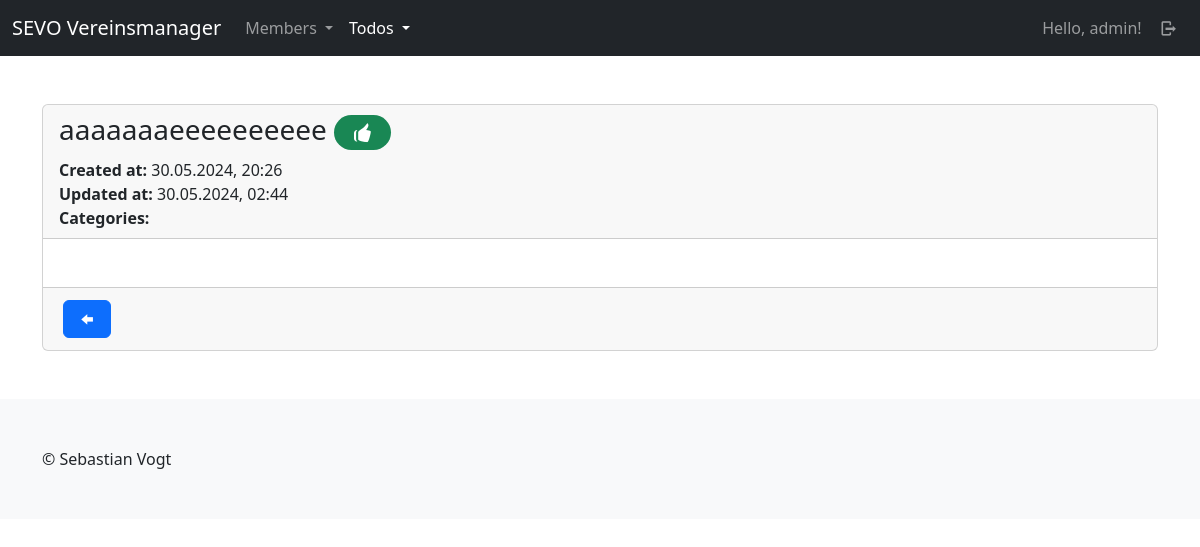
/tds/todo/detail/21 (signed in), run on an earlier commit of the app's database.
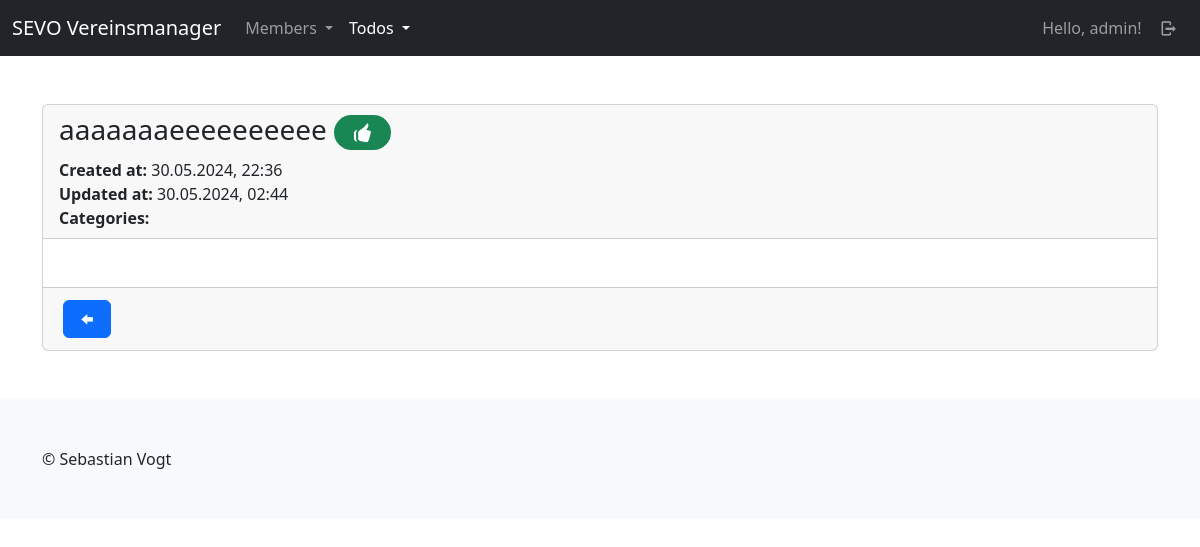
And on a later commit of the database.
### todos/models.py (models this page shows, shortened)
class Todo(models.Model):
    user = models.ForeignKey(User, on_delete=models.CASCADE)
    title = models.CharField(max_length=255)
    content = tinymce_models.HTMLField()
    categories = models.ManyToManyField(Category, blank=True)
    done = models.BooleanField(default=False)
    done_by = models.ForeignKey(User, null=True, blank=True, on_delete=models.SET_NULL, related_name="doneuser")
    created_at = models.DateTimeField(auto_now=True)
    updated_at = models.DateTimeField(auto_now_add=True)
    def get_categories_str(self):
        categories = self.categories.all()
        categories_list = [category.title for category in categories]
        return ", ".join(categories_list)
    class Meta:
        ordering = ["-updated_at"]

### todos/views/todos.py (the view)
# urls.py: path("todo/detail/<int:id>", todos.detail, name="todos-todo-detail"),
@login_required(login_url="sevo-auth-login")
def detail(request, id):
    todo = get_object_or_404(models.Todo, id=id)
    return render(request, "todos/todo/detail.html", {
        "title": _("Todo detail") + f" #{todo.id}",
        "todo": todo
    })

### todos/templates/todos/todo/detail.html (shortened to what this page needs)
{% extends "base_main.html" %}
{% load i18n %}
{% block main %}
    <div class="card">
        <div class="card-header">
            <h3>{{ todo.title }}
                <span class="badge rounded-pill {% if todo.done %}text-bg-success{% else %}text-bg-warning{% endif %}">
                    {% if todo.done %}
                        <i class="demo-icon icon-thumbs-up"></i>
                    {% else %}
                        <i class="demo-icon icon-thumbs-down"></i>
                    {% endif %}
                </span>
            </h3>
            <div>
                <strong>{% trans "Created at" %}:</strong> {{ todo.created_at|date:"d.m.Y, H:i" }}
            </div>
            <div>
                <strong>{% trans "Updated at" %}:</strong> {{ todo.updated_at|date:"d.m.Y, H:i" }}
            </div>
            <div>
                <strong>{% trans "Categories" %}:</strong>
            </div>
        </div>
        <div class="card-body">
        </div>
        <div class="card-footer">
            <div class="d-flex justify-content-start align-content-center">
                <button type="button" class="btn btn-primary back-link m-1"><i class="demo-icon icon-left"></i></button>
            </div>
        </div>
    </div>
{%  endblock %}

What changed in the data, as far as the page shows it:
changed Todo "aaaaaaaeeeeeeeeee": created_at "30.05.2024, 20:26" → "30.05.2024, 22:36"
